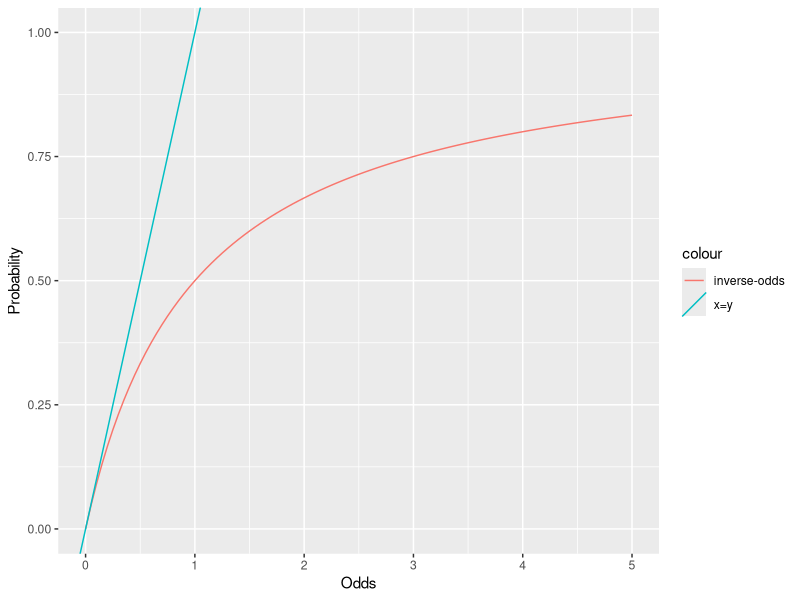

This figure's R source:
## ---- chunk 1
#| label: fig-inv-odds
#| fig-cap: The inverse odds function, $\invoddsf{\odds}$
odds_inv <- function(omega) (1 + omega^-1)^-1
library(ggplot2)
ggplot() +
  geom_function(fun = odds_inv, aes(col = "inverse-odds")) +
  xlab("Odds") +
  ylab("Probability") +
  xlim(0, 5) +
  ylim(0, 1) +
  geom_abline(aes(intercept = 0, slope = 1, col = "x=y"))
